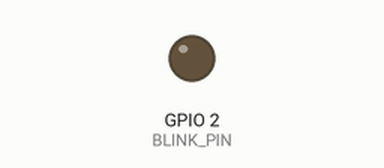
This sketch was run on a simulated ESP8266 (NodeMCU). On the bench: output pins drawn as LEDs (lit = HIGH). WiFi joins after 1.5 s; servers stay silent unless stated; uploads are accepted with an empty reply; what the sketch prints to the serial monitor is not drawn.

Above: at 4.9 s.
Timing chart, 0 to 10.4 s (numbered marks = the images above):
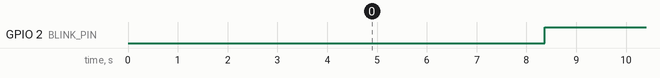

The sketch:

Client_AdaFruit.ino
```cpp
/*
 *  Simple HTTP get webclient test
 */

#include <ESP8266WiFi.h>

const char* ssid      = "KQRR_AC1900";
const char* password  = "0140,athens,record,SUIT,WRITTEN,promise,THIN,8604,FRED,2763";
const byte  BLINK_PIN =                2; // Pin number of blue LED.

const char* host = "wifitest.adafruit.com";

void setup() {
  Serial.begin(115200);
  delay(100);

  pinMode(BLINK_PIN, OUTPUT);

  // We start by connecting to a WiFi network

  Serial.println();
  Serial.println();
  Serial.print("Connecting to ");
  Serial.println(ssid);

  WiFi.begin(ssid, password);

  while (WiFi.status() != WL_CONNECTED) {
    delay(500);
    Serial.print(".");
  }

  Serial.println();
  Serial.println("WiFi connected");
  Serial.println("IP address: ");
  Serial.println(WiFi.localIP());
}

unsigned int value = 0;

void loop() {
  delay(5000);
  ++value;

  digitalWrite(BLINK_PIN, LOW); // Turn on LED.

  Serial.print(">>> Starting connection attempt ");
  Serial.println(value);

  Serial.print("connecting to ");
  Serial.println(host);

  // Use WiFiClient class to create TCP connections
  WiFiClient client;
  const int httpPort = 80;
  if (!client.connect(host, httpPort)) {
    Serial.println("connection failed");
    return;
  }

  // We now create a URI for the request
  String url = "/testwifi/index.html";
  Serial.print("Requesting URL: ");
  Serial.println(url);

  // This will send the request to the server
  client.print(String("GET ") + url + " HTTP/1.1\r\n" +
               "Host: " + host + "\r\n" +
               "Connection: close\r\n\r\n");
  delay(500);

  // Read all the lines of the reply from server and print them to Serial
  while(client.available()){
    String line = client.readStringUntil('\r');
    Serial.print(line);
  }

  Serial.println();
  Serial.println("closing connection");

  digitalWrite(BLINK_PIN, HIGH); // Turn off LED.
}
```

Measured:
- by itself, GPIO 2 (BLINK_PIN): alternates HIGH for 5.0 s and LOW for 1.8 s
